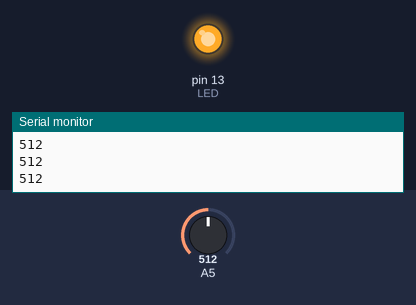
This sketch was run on a simulated Arduino Uno, built with avr-gcc and run on an emulated ATmega328P. Shown: output pins drawn as LEDs (lit = HIGH), the last lines printed to the serial monitor. The inputs (shaded band) are chosen by the test bench; at power-on: A5 = 512.

Above: at 0.8 s.
0.9 s: A5 set to 500
At 2.1 s:
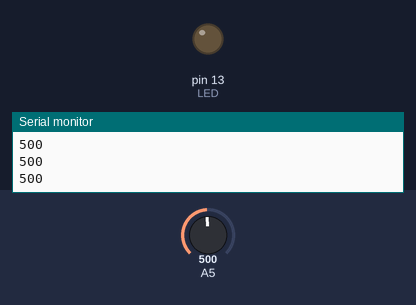
2.4 s: A5 set to 522
At 3.6 s:
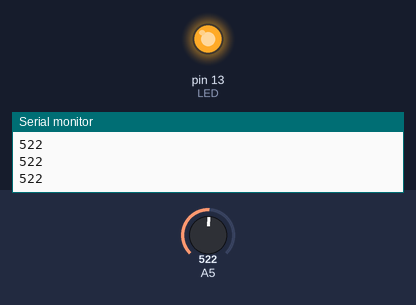
3.9 s: A5 set to 511
At 4.7 s:
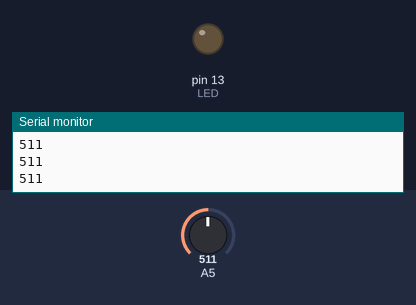
Timing chart, 0 to 6.9 s (numbered marks = the images above; inputs shaded):
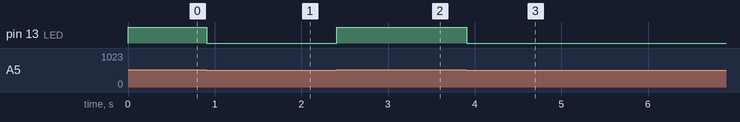

The sketch:

Tutorial2.ino
```cpp
#include <avr/io.h>

int main(void)
{
  // Initializing
  DDRB |=_BV(DDB5);// Configure port B, pin 13 as output, set bit 1
  DDRC =0x00;// Configure port C, pin A as input, clear bit 0
  InitADC();// Initialize the ADC
  Serial.begin(9600);// Initialize Serial Communication
  uint16_t adc_value;// declare a variable for adcvalue

  while(1)
  {
    adc_value=ReadADC(5);// Read Analog value from channel
    Serial.println(adc_value);// Serial Communication start
      if(adc_value<512)
          {
            PORTB &=~_BV(DDB5);// LED off
          }
      else
          {
            PORTB |=_BV(DDB5);// LED on
          }
      }
  }


  void InitADC()
  {
    ADMUX=_BV(REFS0);// For Aref=AVcc, Can be writternas ADMUX=0x40;
    ADCSRA =_BV(ADEN)|_BV(ADPS2)|_BV(ADPS1)|_BV(ADPS0);// ADEN: Set to turn on ADC , by default it is turned off // ADPS2: ADPS2, ADPS1 and ADPS0 set to make division factor 128
  }

  uint16_t ReadADC(uint8_t ch)
  {
    ch=ch&0b00000111;//Select ADC Channel chmust be 0-7
    ADMUX |=ch;
    ADCSRA |=_BV(ADSC);;// Start conversion, set bit 1
    while(ADCSRA &_BV(ADSC));// wait for conversion to complete

    return(ADCW);// return the value of ADC to main()
  }
```

Measured:
- the behaviour switches between 512 and 511 on A5 (found by bisection; images 0 and 1)
- after the input at 0.9 s, pin 13 (LED): HIGH → LOW at once
- after the input at 2.4 s, pin 13 (LED): LOW → HIGH at once
- after the input at 3.9 s, pin 13 (LED): HIGH → LOW at once
